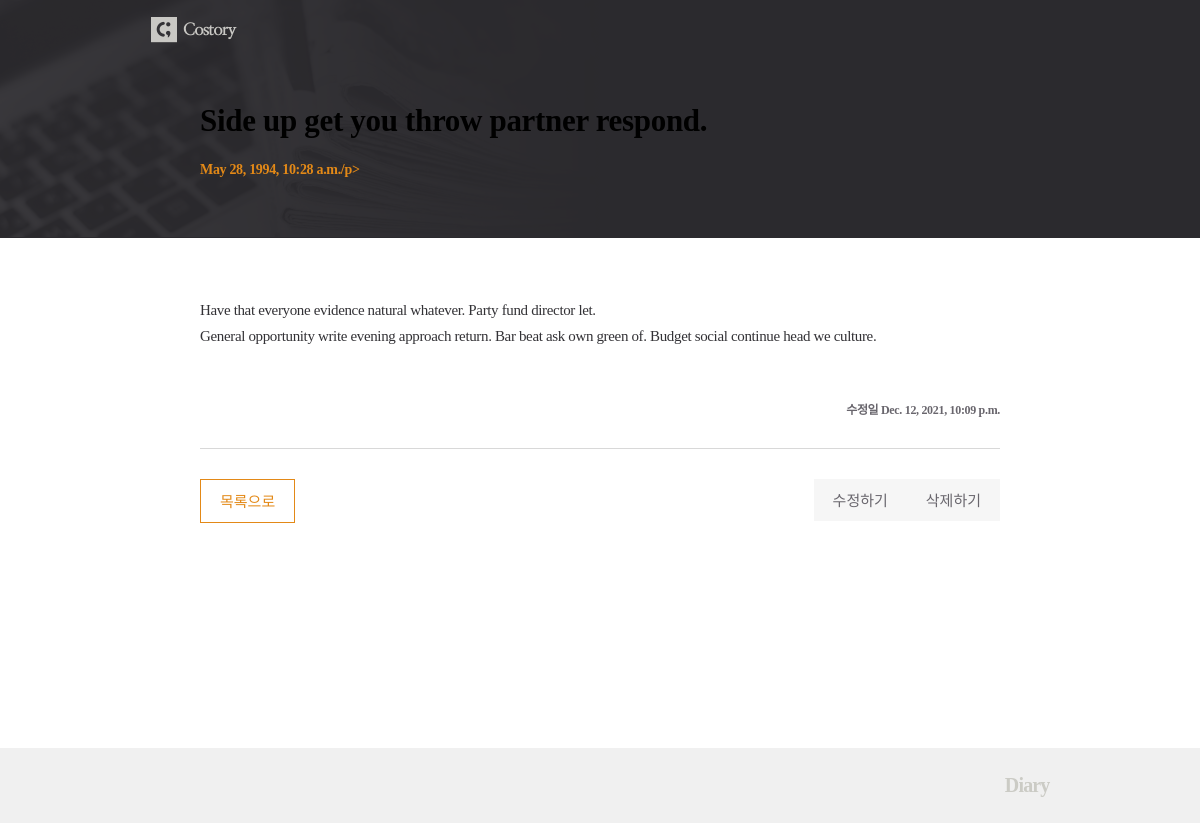
Page /posts/68/ on the committed database.
### posts/models.py (models this page shows, shortened)
class Post(models.Model):
    title = models.CharField(max_length=50, unique=True, error_messages={'unique': '이미 동일한 제목으로 쓴 글이 있습니다.'})
    content = models.TextField(validators=[MinLengthValidator(10, '10자 이상 적어주세요!'),
                                           validate_symbols])
    dt_created = models.DateTimeField(verbose_name='Date Created', auto_now_add=True)
    dt_modified = models.DateTimeField(verbose_name='Date Modified', auto_now=True)

### posts/views.py (the view)
# urls.py: path('posts/<int:post_id>/', views.post_detail, name='post-detail'),
def post_detail(request, post_id):
    post = get_object_or_404(Post, id=post_id)
    context = {"post": post}
    return render(request, 'posts/post_detail.html', context=context)

### posts/templates/posts/post_detail.html
{% extends 'posts/base.html' %}
{% load static %}
{% block css %}
    <link rel="stylesheet" href="{% static 'posts/css/post_detail.css' %}">
{% endblock css %}
{% block post_header %}
    <div class="container">
        <h1 class="title">{{ post.title }}</h1>
        <p class="date">{{ post.dt_created }}/p>
    </div>
{% endblock post_header %}
{% block content %}
    <div class="content">
        <p class="text">{{ post.content|linebreaksbr }}</p>
        <p class="date_md">수정일 <span>{{ post.dt_modified }}</span></p>
    </div>
    <div class="btn">
        <div class="btn_list"><a href="{% url 'post-list' %}">목록으로</a></div>
        <div class="right-btn">
            <div class="btn_modify"><a href={% url 'post-update' post.id %}>수정하기</a></div>
            <div class="btn_delete"><a href={% url 'post-delete' post.id %}> 삭제하기</a></div>
        </div>
    </div>
{% endblock content %}

### posts/static/posts/css/post_detail.css (style rules this page uses)
* { font-family: 'Maple', NanumMyeongjo, serif; }
h1,h2,h3,p,a,ul,li { margin: 0; padding: 0; font-weight: 200; list-style: none; text-decoration: none; outline: none; color: black; }
html { position: relative; min-height: 100%; margin: 0; }
body { min-height: 100%; margin: 0; padding: 0; background: #fff; -webkit-font-smoothing: antialiased; -moz-osx-font-smoothing: auto; }
.container { width: 800px; margin: 0 auto; }
.title { padding: 43px 0 23px; font-size: 31px; font-weight: bold; color: #ff; letter-spacing: -0.32px; }
.date { padding-bottom: 60px; font-size: 14px; font-weight: bold; color: #e38917; letter-spacing: -0.32px; }
.content { margin-top: 60px; padding-bottom: 30px; border-bottom: 1px solid #d8d8d8; }
.content .text { font-size: 15px; color: #333236; line-height: 1.73; letter-spacing: -0.35px; }
.content .date_md { padding-top: 50px; text-align: right; font-size: 12px; font-weight: bold; color: #69666d; letter-spacing: -0.32px; }
.btn { overflow: hidden; margin-top: 30px; }
.right-btn { float: right; }
.btn_list { float: left; }
.btn_delete { float: left; }
.btn_modify { margin-left: 16px; float: left; }
.btn_list a { display: inline-block; padding: 10px 19px 11px; color: #e38917; font-size: 15px; border: 1px solid #e38917; }
.btn_delete a { display: inline-block; padding: 10px 19px 11px; font-size: 15px; color: #69666d; background: #f6f6f6; }
.btn_modify a { display: inline-block; padding: 10px 19px 11px; font-size: 15px; color: #69666d; background: #f6f6f6; }

### rows in the picture
Post: title "Side up get you throw partner respond.", dt_created "May 28, 1994, 10:28 a.m.", content "Have that everyone evidence natural whatever. Party fund director let. General opportunity write evening approach return. Bar beat ask own green of. Budget social continue head we culture.", dt_modified "Dec. 12, 2021, 10:09 p.m."
